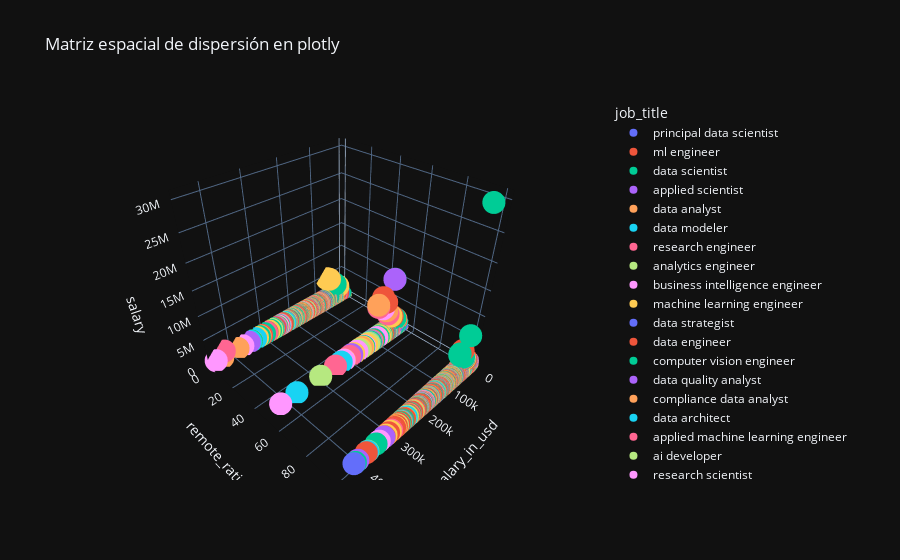

Notebook code cell kept with this figure:
### Code cell
px.scatter_3d(df, x='salary_in_usd', y='remote_ratio', z='salary', color='job_title', title="Matriz espacial de dispersión en plotly", template="plotly_dark")
